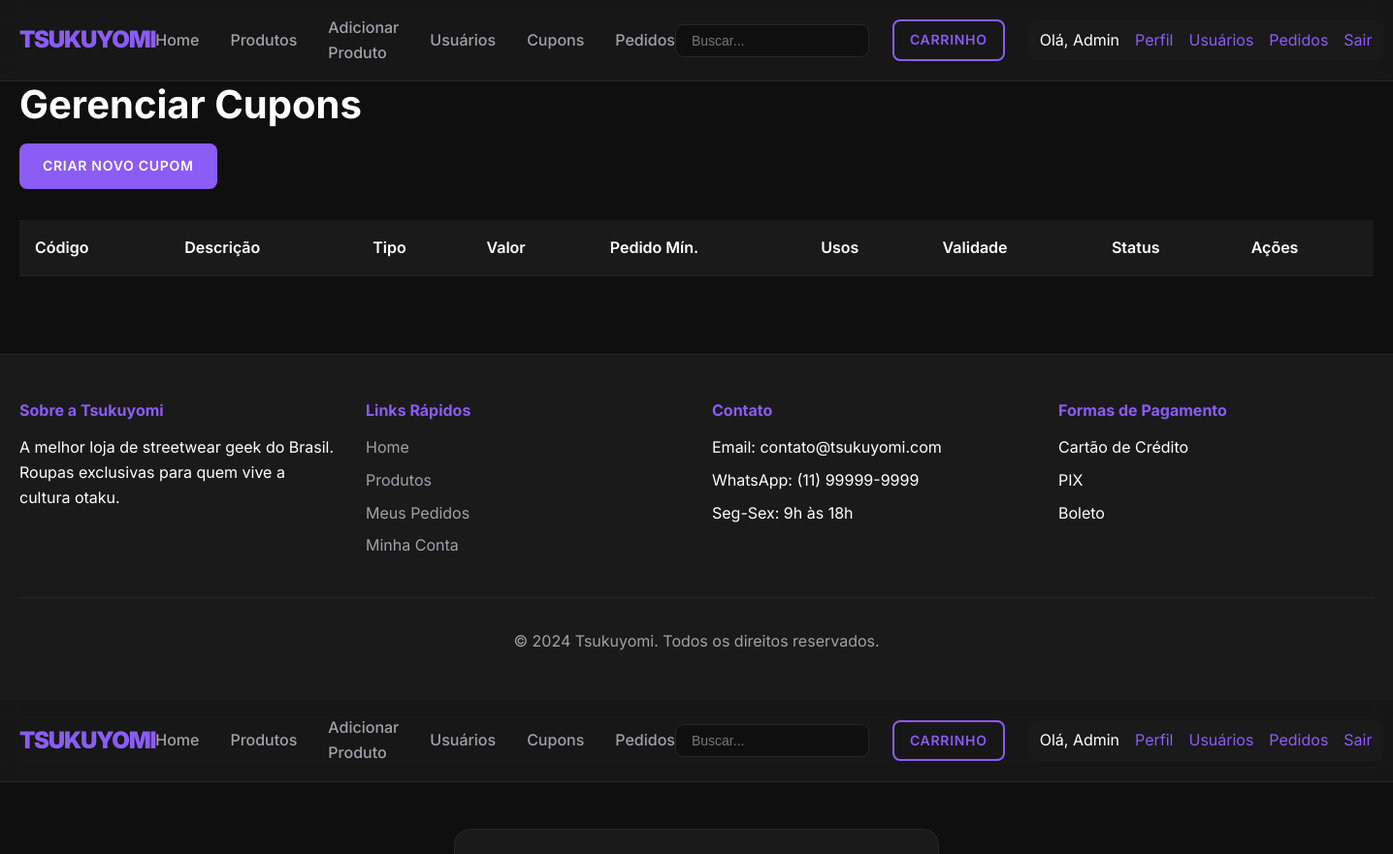
The app's page /public/index.php?action=coupons (signed in, upper part), older data.
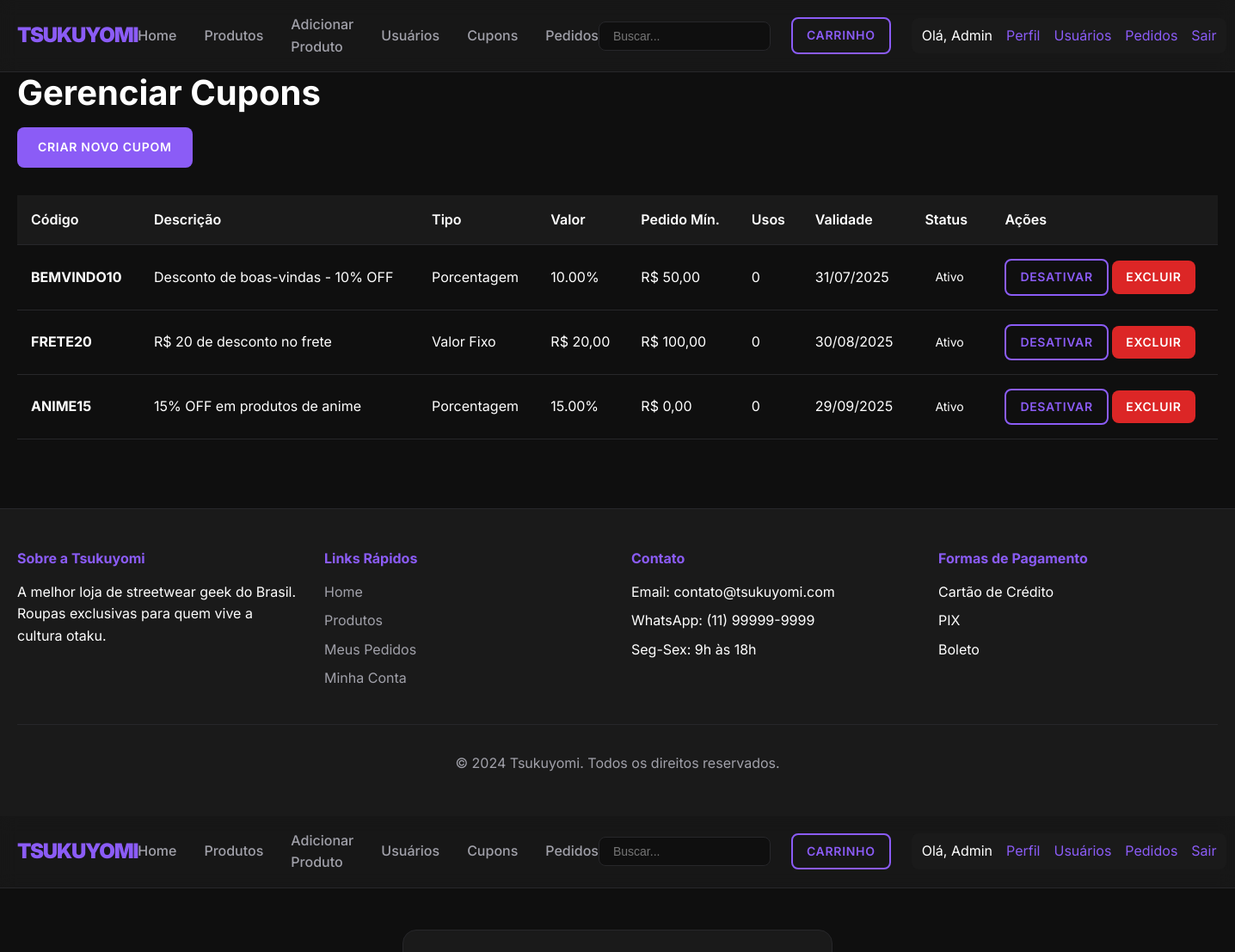
The same page, newer data.
### tables this page shows
CREATE TABLE `coupons` (
  `id` int(11) NOT NULL,
  `code` varchar(50) NOT NULL,
  `description` varchar(255) DEFAULT NULL,
  `discount_type` enum('percentage','fixed') NOT NULL,
  `discount_value` decimal(10,2) NOT NULL,
  `min_order_value` decimal(10,2) DEFAULT 0.00,
  `max_discount` decimal(10,2) DEFAULT NULL,
  `usage_limit` int(11) DEFAULT NULL,
  `used_count` int(11) DEFAULT 0,
  `valid_from` date NOT NULL,
  `valid_until` date NOT NULL,
  `is_active` tinyint(1) DEFAULT 1,
  `created_at` timestamp NOT NULL DEFAULT current_timestamp(),
  `updated_at` timestamp NOT NULL DEFAULT current_timestamp() ON UPDATE current_timestamp()
);

### controllers/CouponController.php (called while the page is built, shortened)
<?php
require_once '../config/database.php';
require_once '../models/Coupon.php';
class CouponController {
    private $coupon;
    public function __construct() {
        $database = new Database();
        $this->db = $database->getConnection();
        $this->coupon = new Coupon($this->db);
    }
    public function index() {
        $stmt = $this->coupon->read();
        $coupons = $stmt->fetchAll(PDO::FETCH_ASSOC);
        include '../views/admin/coupons/index.php';
    }
}
?>

### config/database.php (called while the page is built, shortened)
<?php
class Database {
    private $host = "localhost";
    private $db_name = "tsukuyomi_store";
    private $username = "root";
    private $password = "";
    public function getConnection() {
        $this->conn = null;
        try {
            $this->conn = new PDO("mysql:host=" . $this->host . ";dbname=" . $this->db_name,
                                  $this->username, $this->password);
            $this->conn->exec("set names utf8");
            $this->conn->setAttribute(PDO::ATTR_ERRMODE, PDO::ERRMODE_EXCEPTION);
        } catch(PDOException $exception) {
            echo "Connection error: " . $exception->getMessage();
        }
        return $this->conn;
    }
}
?>

### models/Coupon.php (called while the page is built, shortened)
<?php
class Coupon {
    private $conn;
    private $table_name = "coupons";
    public function __construct($db) {
        $this->conn = $db;
    }
    public function read() {
        $query = "SELECT * FROM " . $this->table_name . " ORDER BY created_at DESC";
        $stmt = $this->conn->prepare($query);
        $stmt->execute();
        return $stmt;
    }
}
?>

### views/admin/coupons/index.php (the view, shortened to what this page needs)
<?php include '../views/layout/header.php'; ?>
<div class="admin-container">
    <div class="admin-header">
        <h1>Gerenciar Cupons</h1>
        <a href="index.php?action=create_coupon" class="btn btn-primary">Criar Novo Cupom</a>
    </div>
    <div class="table-container">
        <table class="data-table">
            <thead>
                <tr>
                    <th>Código</th>
                    <th>Descrição</th>
                    <th>Tipo</th>
                    <th>Valor</th>
                    <th>Pedido Mín.</th>
                    <th>Usos</th>
                    <th>Validade</th>
                    <th>Status</th>
                    <th>Ações</th>
                </tr>
            </thead>
            <tbody>
                <?php foreach($coupons as $coupon): ?>
                    <tr>
                        <td><strong><?php echo $coupon['code']; ?></strong></td>
                        <td><?php echo $coupon['description']; ?></td>
                        <td>
                            <?php echo $coupon['discount_type'] == 'percentage' ? 'Porcentagem' : 'Valor Fixo'; ?>
                        </td>
                        <td>
                            <?php
                            if($coupon['discount_type'] == 'percentage') {
                                echo $coupon['discount_value'] . '%';
                            } else {
                                echo 'R$ ' . number_format($coupon['discount_value'], 2, ',', '.');
                            }
                            ?>
                        </td>
                        <td>R$ <?php echo number_format($coupon['min_order_value'], 2, ',', '.'); ?></td>
                        <td>
                            <?php
                            echo $coupon['used_count'];
                            ?>
                        </td>
                        <td>
                            <?php echo date('d/m/Y', strtotime($coupon['valid_until'])); ?>
                        </td>
                        <td>
                            <?php if($coupon['is_active']): ?>
                                <span class="badge badge-success">Ativo</span>
                            <?php else: ?>
                                <span class="badge badge-danger">Inativo</span>
                            <?php endif; ?>
                        </td>
                        <td>
                            <a href="index.php?action=toggle_coupon&id=<?php echo $coupon['id']; ?>"
                               class="btn btn-sm btn-secondary">
                                <?php echo $coupon['is_active'] ? 'Desativar' : 'Ativar'; ?>
                            </a>
                            <a href="index.php?action=delete_coupon&id=<?php echo $coupon['id']; ?>"
                               class="btn btn-sm btn-danger"
                               onclick="return confirm('Tem certeza que deseja excluir este cupom?')">
                                Excluir
                            </a>
                        </td>
                    </tr>
                <?php endforeach; ?>
            </tbody>
        </table>
    </div>
</div>
<?php include '../views/layout/footer.php'; ?>
<?php include '../views/layout/header.php'; ?>
<div class="form-container">
</div>
<?php include '../views/layout/footer.php'; ?>

Row changes from the older to the newer data that the page shows:
added coupons: code "BEMVINDO10", description "Desconto de boas-vindas - 10% OFF", discount_type "Porcentagem", discount_value "10.00", min_order_value "50,00", used_count "0", valid_until "31/07/2025", is_active "Ativo"
added coupons: code "FRETE20", description "R$ 20 de desconto no frete", discount_type "Valor Fixo", discount_value "20,00", min_order_value "100,00", used_count "0", valid_until "30/08/2025", is_active "Ativo"
added coupons: code "ANIME15", description "15% OFF em produtos de anime", discount_type "Porcentagem", discount_value "15.00", min_order_value "0,00", used_count "0", valid_until "29/09/2025", is_active "Ativo"
